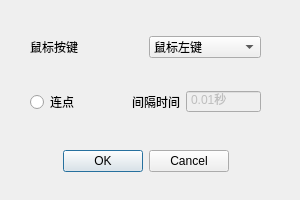
<?xml version="1.0" encoding="UTF-8"?>
<ui version="4.0">
 <class>Dialog</class>
 <widget class="QDialog" name="Dialog">
  <property name="windowModality">
   <enum>Qt::ApplicationModal</enum>
  </property>
  <property name="geometry">
   <rect>
    <x>0</x>
    <y>0</y>
    <width>300</width>
    <height>200</height>
   </rect>
  </property>
  <property name="windowTitle">
   <string>鼠标事件添加</string>
  </property>
  <property name="modal">
   <bool>true</bool>
  </property>
  <widget class="QDialogButtonBox" name="buttonBox">
   <property name="geometry">
    <rect>
     <x>40</x>
     <y>150</y>
     <width>211</width>
     <height>23</height>
    </rect>
   </property>
   <property name="standardButtons">
    <set>QDialogButtonBox::Cancel|QDialogButtonBox::Ok</set>
   </property>
   <property name="centerButtons">
    <bool>true</bool>
   </property>
  </widget>
  <widget class="QWidget" name="verticalLayoutWidget">
   <property name="geometry">
    <rect>
     <x>30</x>
     <y>10</y>
     <width>231</width>
     <height>131</height>
    </rect>
   </property>
   <layout class="QVBoxLayout" name="verticalLayout">
    <item>
     <layout class="QHBoxLayout" name="horizontalLayout_2">
      <item>
       <widget class="QLabel" name="label">
        <property name="text">
         <string>鼠标按键</string>
        </property>
       </widget>
      </item>
      <item>
       <widget class="QComboBox" name="mouse_btn_box">
        <property name="minimumSize">
         <size>
          <width>100</width>
          <height>0</height>
         </size>
        </property>
        <property name="currentText">
         <string>鼠标左键</string>
        </property>
        <property name="currentIndex">
         <number>0</number>
        </property>
        <property name="maxVisibleItems">
         <number>3</number>
        </property>
        <property name="maxCount">
         <number>3</number>
        </property>
        <item>
         <property name="text">
          <string>鼠标左键</string>
         </property>
        </item>
        <item>
         <property name="text">
          <string>鼠标中键</string>
         </property>
        </item>
        <item>
         <property name="text">
          <string>鼠标右键</string>
         </property>
        </item>
       </widget>
      </item>
     </layout>
    </item>
    <item>
     <layout class="QHBoxLayout" name="horizontalLayout">
      <item>
       <layout class="QHBoxLayout" name="horizontalLayout_3">
        <item>
         <widget class="QRadioButton" name="is_click_btn">
          <property name="text">
           <string>连点</string>
          </property>
         </widget>
        </item>
        <item>
         <layout class="QHBoxLayout" name="horizontalLayout_4">
          <item>
           <widget class="QLabel" name="label_3">
            <property name="text">
             <string>间隔时间</string>
            </property>
           </widget>
          </item>
          <item>
           <widget class="QDoubleSpinBox" name="break_time_box">
            <property name="enabled">
             <bool>false</bool>
            </property>
            <property name="minimumSize">
             <size>
              <width>75</width>
              <height>0</height>
             </size>
            </property>
            <property name="mouseTracking">
             <bool>true</bool>
            </property>
            <property name="contextMenuPolicy">
             <enum>Qt::DefaultContextMenu</enum>
            </property>
            <property name="buttonSymbols">
             <enum>QAbstractSpinBox::NoButtons</enum>
            </property>
            <property name="suffix">
             <string>秒</string>
            </property>
            <property name="minimum">
             <double>0.010000000000000</double>
            </property>
           </widget>
          </item>
         </layout>
        </item>
       </layout>
      </item>
     </layout>
    </item>
   </layout>
  </widget>
 </widget>
 <resources/>
 <connections>
  <connection>
   <sender>is_click_btn</sender>
   <signal>toggled(bool)</signal>
   <receiver>break_time_box</receiver>
   <slot>setEnabled(bool)</slot>
   <hints>
    <hint type="sourcelabel">
     <x>120</x>
     <y>118</y>
    </hint>
    <hint type="destinationlabel">
     <x>256</x>
     <y>119</y>
    </hint>
   </hints>
  </connection>
 </connections>
</ui>
